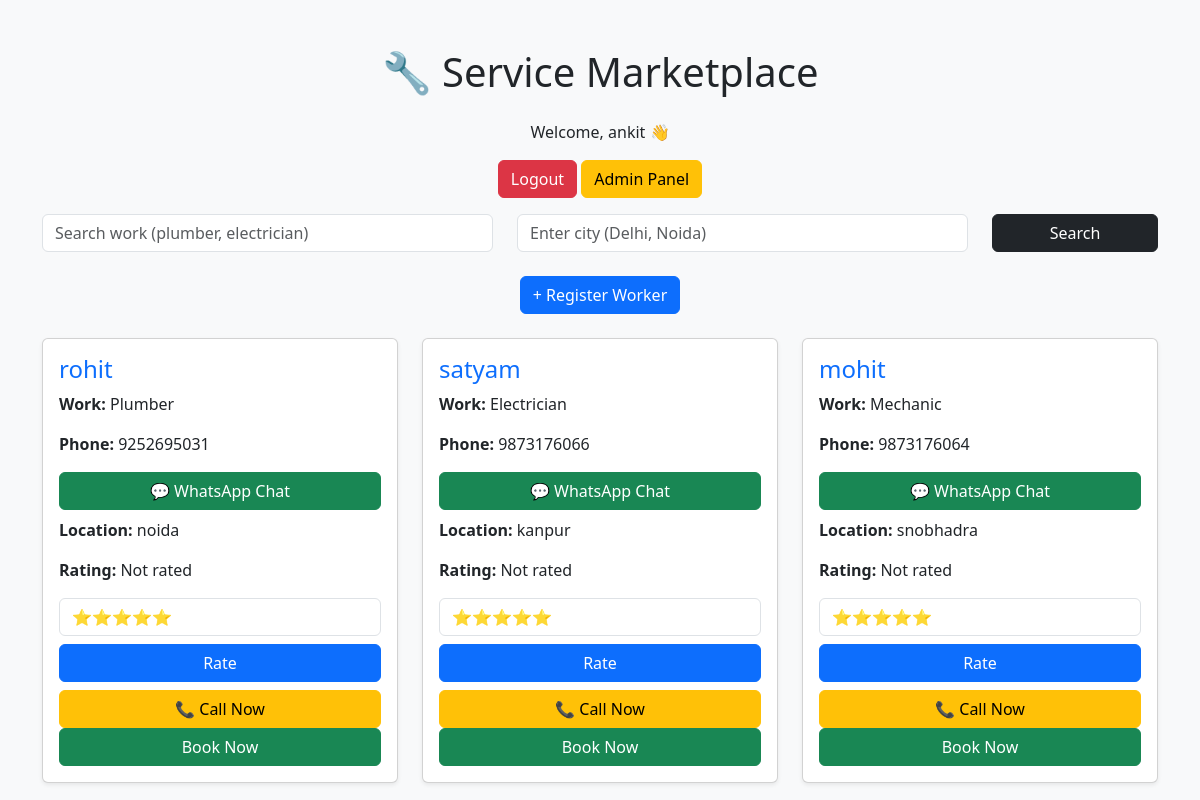
The page / (signed in) on the database its author committed.
### tables this page shows
CREATE TABLE workers (
        id INTEGER PRIMARY KEY AUTOINCREMENT,
        name TEXT,
        work TEXT,
        phone TEXT,
        location TEXT,
        rating INTEGER           
                   
    );

### app.py (the view)
@app.route('/', methods=['GET', 'POST'])
def home():
    conn = get_db_connection()
    cursor = conn.cursor()
    if request.method == 'POST':
        work = request.form.get('work', '')
        location = request.form.get('location', '')
        cursor.execute(
            "SELECT * FROM workers WHERE work LIKE ? AND location LIKE ?",
            ('%' + work + '%', '%' + location + '%')
        )
    else:
        cursor.execute("SELECT * FROM workers")
    workers = cursor.fetchall()
    conn.close()
    return render_template('index.html', workers=workers)

### app.py (called while the page is built)
def get_db_connection():
    conn = sqlite3.connect('database.db')
    conn.row_factory = sqlite3.Row
    return conn

### templates/index.html (shortened to what this page needs)
<!DOCTYPE html>
<html>
<head>
    <link href="https://cdn.jsdelivr.net/npm/bootstrap@5.3.0/dist/css/bootstrap.min.css" rel="stylesheet">
</head>
<body class="bg-light">
<div class="container mt-5">
    <h1 class="text-center mb-4">🔧 Service Marketplace</h1>
    {% if session.get('user') %}
    <p class="text-center">Welcome, {{ session.get('user') }} 👋</p>
    <div class="text-center mb-3">
        <a href="/logout" class="btn btn-danger">Logout</a>
        <a href="/admin_login" class="btn btn-warning">Admin Panel</a>
    </div>
    {% else %}
    <div class="text-center mb-3">
        <a href="/login" class="btn btn-success">Login</a>
        <a href="/signup" class="btn btn-secondary">Signup</a>
    </div>
    {% endif %}
  <form method="POST" class="row mb-4">
        <div class="col-md-5">
            <input type="text" name="work" class="form-control" placeholder="Search work (plumber, electrician)">
        </div>
        <div class="col-md-5">
            <input type="text" name="location" class="form-control" placeholder="Enter city (Delhi, Noida)">
        </div>
        <div class="col-md-2">
            <button class="btn btn-dark w-100">Search</button>
        </div>
   </form>
    <div class="text-center mb-4">
        <a href="/register" class="btn btn-primary">+ Register Worker</a>
    </div>
    <div class="row">
        {% for worker in workers %}
        <div class="col-md-4">
            <div class="card p-3 mb-3 shadow-sm">
                <h4 class="text-primary">{{ worker[1] }}</h4>
                <p><b>Work:</b> {{ worker[2] }}</p>
                <p><b>Phone:</b> {{ worker[3] }}</p>
                <a href="https://wa.me/91{{ worker[3] }}" target="_blank" class="btn btn-success w-100 mb-2">
                        💬 WhatsApp Chat
                    </a>
                <p><b>Location:</b> {{ worker[4] }}</p>
                <p>
                        <b>Rating:</b>
                        {% if worker[5] %}
                            {{ "⭐" * worker[5] }}
                        {% else %}
                            Not rated
                        {% endif %}  </p>
        <form method="POST" action="/rate/{{ worker[0] }}">
          <select name="rating" class="form-control mb-2">
            <option value="5">⭐⭐⭐⭐⭐</option>
          </select>
       <button class="btn btn-primary w-100">Rate</button>
        </form>
                <a href="tel:{{ worker[3] }}" class="btn btn-warning w-100 mt-2">
                        📞 Call Now
                </a>
                <a href="/book/{{ worker[0] }}" class="btn btn-success w-100">Book Now</a>
            </div>
        </div>
        {% endfor %}
    </div>
</div>
</body>
</html>

### rows shown on the page
workers: name "rohit", work "Plumber", phone "9252695031", location "noida"
workers: name "satyam", work "Electrician", phone "9873176066", location "kanpur"
workers: name "mohit", work "Mechanic", phone "9873176064", location "snobhadra"

### other values the page prints
{{ session.get('user') }} "ankit"
